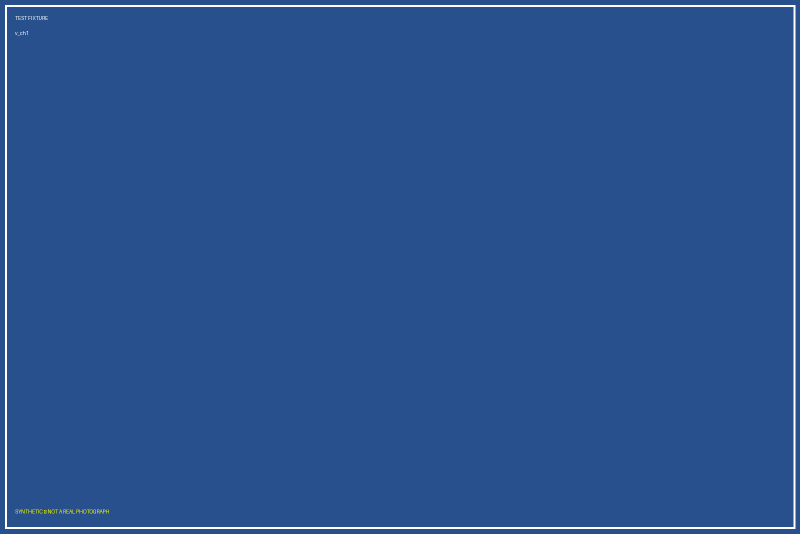
#> input picture tests/fixtures/frozen_4249_visuals/v_ch1.png, 1600 x 1067 px (shown at 1/2 size)
$ python -i cover.py   (imports and definitions only)
#> lines starting #> are read from the running program, lines starting #| are printed output that depends on the picture
#> further down, picture is the input picture: PIL image 1600x1067 RGB; mean R, G, B 42.7, 82.2, 141.4
"""Cover-art engine for the planner renderer.

Produces the full-bleed background artwork for a planner cover as a PIL image,
in one of four styles:

  * ``full_photo``      -- the hero image fills the cover; a soft scrim sits
                           behind the title so type stays legible.
  * ``photo_panel``     -- hero image on the upper part of the cover, a solid
                           colour panel below carrying the title block.
  * ``soft_overlay``    -- hero image washed with the theme colour, vignetted,
                           with a fine inset frame.
  * ``minimal_texture`` -- no photo: paper texture, gentle light, thin frame.

The hero image comes from the **cover image slot**: any local photograph
(``cover_image_path``), typically sourced through the Factory's Pexels
workflow. When no image is supplied, a procedural hero is painted from the
theme's recipe so the cover never depends on an outside service and never
ships as a flat block of colour.

Typography is not painted here. The renderer sets the title, subtitle and
caption as vector text on top of this artwork, so the type is embedded in the
PDF (export-safe, sharp at any size, and readable by the Editor-in-Chief).
``text_on_dark`` tells the renderer which ink to use, measured from the pixels
the title will actually sit on rather than assumed from the theme.

Live Pexels sourcing is an explicit, opt-in path (``source_pexels_cover``)
that respects ``FACTORY_TEST_MODE`` and the owner's paid-call rule; the
default build makes no network call at all.
"""
from __future__ import annotations

import io
import math
import os
import random
from dataclasses import dataclass, field
from typing import Any

from PIL import Image, ImageChops, ImageDraw, ImageEnhance, ImageFilter, ImageOps

from services.planner.themes import COVER_STYLES, PlannerTheme, hex_to_rgb255

DEFAULT_DPI = 200
MIN_COVER_DPI = 150


@dataclass
class CoverArt:
    image: Image.Image
    style: str
    source: str                 # "procedural" | "file" | "pexels"
    text_on_dark: bool
    dpi: int
    panel_top_frac: float = 0.0  # photo_panel: where the text panel begins (0..1 from top)
    notes: list[str] = field(default_factory=list)
    attribution: dict[str, Any] = field(default_factory=dict)

    # [4 lines left out: function to_jpeg_bytes, not called in this run]


# --------------------------------------------------------------------------- #
# Small raster helpers (pure PIL, no numpy)
# --------------------------------------------------------------------------- #
def _lerp(a: tuple[int, int, int], b: tuple[int, int, int], t: float) -> tuple[int, int, int]:
    t = max(0.0, min(1.0, t))
    return tuple(round(a[i] + (b[i] - a[i]) * t) for i in range(3))  # type: ignore[return-value]


def _mix(c: tuple[int, int, int], target: tuple[int, int, int], amount: float) -> tuple[int, int, int]:
    return _lerp(c, target, amount)


# [27 lines left out: functions _vertical_gradient, _diagonal_gradient, _radial_glow, not called in this run]


def _vignette(img: Image.Image, strength: float = 0.35,
              color: tuple[int, int, int] = (0, 0, 0)) -> Image.Image:
#> called with strength = 0.35, color = (0, 0, 0)
    w, h = img.size
#> w = 1600; h = 1067
    mask = Image.radial_gradient("L").resize((int(w * 1.55), int(h * 1.55)))
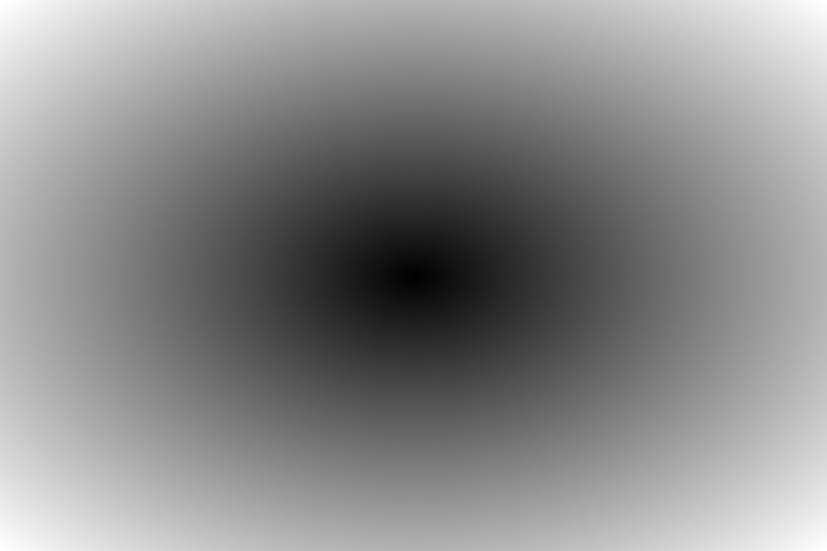
#> mask: PIL image 2480x1653 L (shown at 1/3 size); min 0, max 255, mean 138.1
    mask = mask.crop(((mask.width - w) // 2, (mask.height - h) // 2,
                      (mask.width - w) // 2 + w, (mask.height - h) // 2 + h))
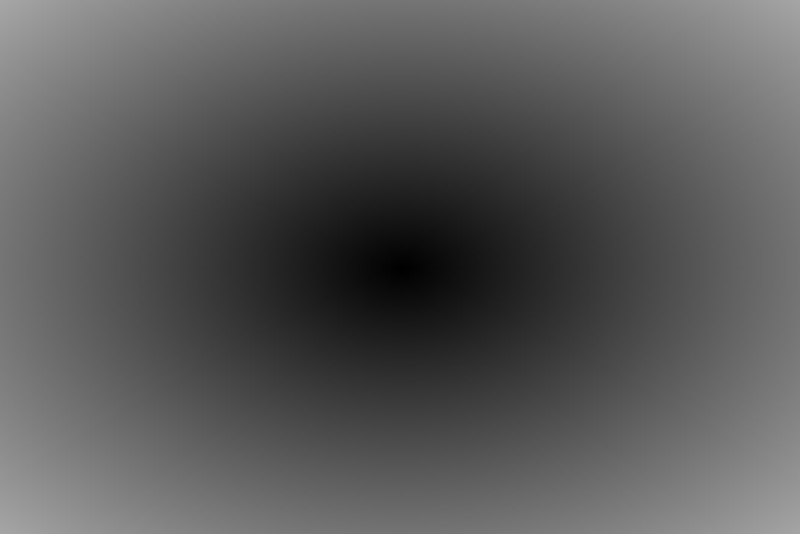
#> mask: PIL image 1600x1067 L (shown at 1/2 size); min 0, max 166, mean 89
    mask = mask.point(lambda v: int(max(0, v - 90) * strength * 1.5))
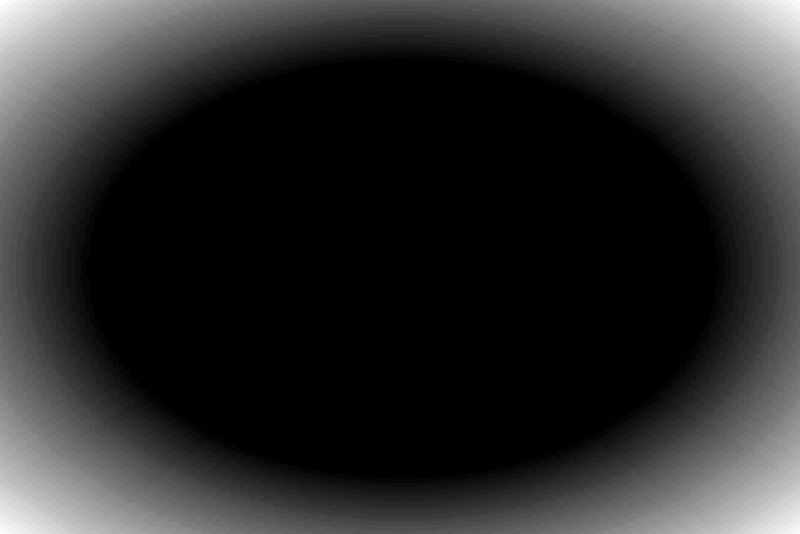
#> mask: PIL image 1600x1067 L (shown at 1/2 size); min 0, max 39, mean 6.7; drawn with min black and max white
    return Image.composite(Image.new("RGB", (w, h), color), img, mask)


# [218 lines left out: functions _seeded_noise, _grain, _linen, _rays, _bokeh, _paint_sprig and 8 more, not called in this run]


# [8 lines that did not run here, left out]


# [4 lines that did not run here, left out]


# --------------------------------------------------------------------------- #
# Image slot
# --------------------------------------------------------------------------- #
def load_slot_image(path: str, size: tuple[int, int]) -> tuple[Image.Image | None, str]:
    """Open a supplied photograph and fit it to the cover. Returns (image, note)."""
    if not path:
        return None, ""
    if not os.path.isfile(path):
        return None, f"Cover image not found: {os.path.basename(path)}; painted a themed cover instead."
    try:
        with Image.open(path) as im:
            im = ImageOps.exif_transpose(im).convert("RGB")
            if im.width < 600 or im.height < 600:
                return None, ("Cover image is too small to print well "
                              f"({im.width}x{im.height}); painted a themed cover instead.")
            fitted = ImageOps.fit(im, size, method=Image.LANCZOS, centering=(0.5, 0.42))
            return fitted, ""
    except Exception as exc:  # noqa: BLE001
        return None, f"Cover image could not be read ({type(exc).__name__}); painted a themed cover instead."


def _region_is_dark(img: Image.Image, box: tuple[float, float, float, float]) -> bool:
    w, h = img.size
    region = img.crop((int(box[0] * w), int(box[1] * h), int(box[2] * w), int(box[3] * h)))
    region = region.resize((24, 24))
    px = list(region.convert("L").getdata())
    return (sum(px) / max(len(px), 1)) < 135


def _bottom_fade(img: Image.Image, color: tuple[int, int, int], *,
                 start_frac: float = 0.7, strength: float = 0.6) -> Image.Image:
    """Blend `color` in from `start_frac` of the height to the bottom edge."""
    w, h = img.size
    y0 = int(h * start_frac)
    mask = Image.new("L", (w, h), 0)
    if h - y0 > 2:
        ramp = Image.linear_gradient("L").resize((w, h - y0))
        ramp = ramp.point(lambda v: int(v * strength))
        mask.paste(ramp, (0, y0))
    return Image.composite(Image.new("RGB", (w, h), color), img, mask)


def _scrim(img: Image.Image, box: tuple[float, float, float, float],
           color: tuple[int, int, int], strength: float) -> Image.Image:
    """Soft rectangular wash with feathered edges, for type legibility."""
    w, h = img.size
    x0, y0, x1, y1 = int(box[0] * w), int(box[1] * h), int(box[2] * w), int(box[3] * h)
    mask = Image.new("L", (w, h), 0)
    ImageDraw.Draw(mask).rectangle([x0, y0, x1, y1], fill=int(255 * strength))
    mask = mask.filter(ImageFilter.GaussianBlur(radius=max(10, w // 22)))
    return Image.composite(Image.new("RGB", (w, h), color), img, mask)


# --------------------------------------------------------------------------- #
# Composition
# --------------------------------------------------------------------------- #
# [69 lines that did not run here, left out]


def cover_art_effective_dpi(art: CoverArt, page_size_pt: tuple[float, float]) -> float:
    return art.image.width / (page_size_pt[0] / 72.0)


# --------------------------------------------------------------------------- #
# Optional: source a hero photograph through the Pexels workflow
# --------------------------------------------------------------------------- #
# [43 lines that did not run here, left out]

>>> from PIL import Image
>>> picture = Image.open('../../tests/fixtures/frozen_4249_visuals/v_ch1.png')
>>> result = _vignette(picture)
